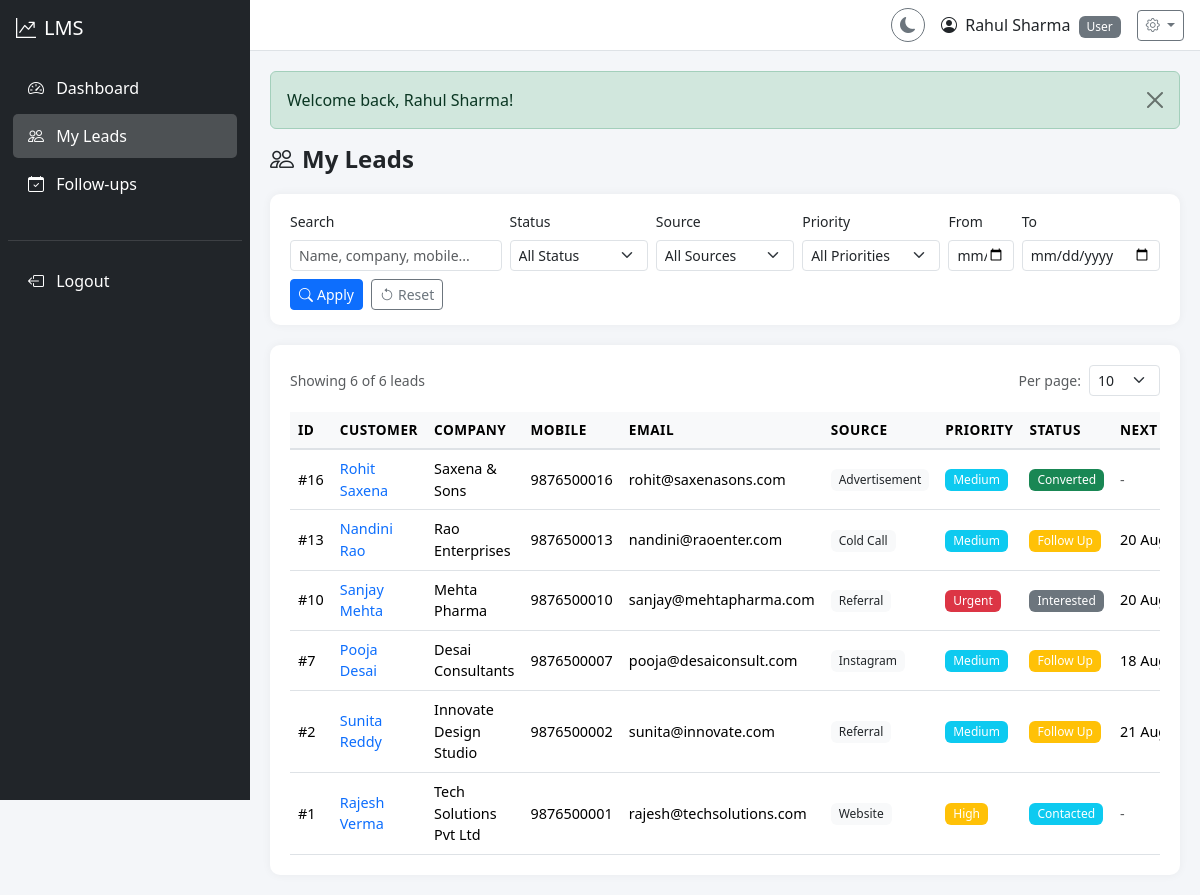
The page /user/leads/index.php (signed in) on the database its author committed.
### tables this page shows
CREATE TABLE `leads` (
    `id` INT UNSIGNED NOT NULL AUTO_INCREMENT,
    `customer_name` VARCHAR(150) NOT NULL,
    `company_name` VARCHAR(150) DEFAULT NULL,
    `mobile` VARCHAR(20) NOT NULL,
    `email` VARCHAR(150) DEFAULT NULL,
    `lead_source` VARCHAR(50) NOT NULL,
    `product_service` VARCHAR(255) NOT NULL,
    `priority` ENUM('Low','Medium','High','Urgent') NOT NULL DEFAULT 'Medium',
    `assigned_user_id` INT UNSIGNED DEFAULT NULL,
    `lead_status` ENUM('New','Contacted','Follow Up','Interested','Converted','Not Interested','Lost') NOT NULL DEFAULT 'New',
    `remarks` TEXT DEFAULT NULL,
    `created_by` INT UNSIGNED NOT NULL,
    `created_at` DATETIME NOT NULL DEFAULT CURRENT_TIMESTAMP,
    `updated_at` DATETIME NOT NULL DEFAULT CURRENT_TIMESTAMP ON UPDATE CURRENT_TIMESTAMP,
    `deleted_at` DATETIME DEFAULT NULL,
    PRIMARY KEY (`id`),
    KEY `idx_leads_assigned_user` (`assigned_user_id`),
    KEY `idx_leads_created_by` (`created_by`),
    KEY `idx_leads_status` (`lead_status`),
    KEY `idx_leads_source` (`lead_source`),
    KEY `idx_leads_priority` (`priority`),
    KEY `idx_leads_created_at` (`created_at`),
    KEY `idx_leads_email` (`email`),
    KEY `idx_leads_mobile` (`mobile`),
    KEY `idx_leads_deleted_at` (`deleted_at`),
    CONSTRAINT `fk_leads_assigned_user` FOREIGN KEY (`assigned_user_id`) REFERENCES `users` (`id`) ON DELETE SET NULL,
    CONSTRAINT `fk_leads_created_by` FOREIGN KEY (`created_by`) REFERENCES `users` (`id`) ON DELETE CASCADE
);

### user/leads/index.php (the view, shortened to what this page needs)
<?php
$db = getDBConnection();
$userId = $_SESSION['user_id'];
$search = trim($_GET['search'] ?? '');
$dateFrom = $_GET['date_from'] ?? '';
$dateTo = $_GET['date_to'] ?? '';
$page = max(1, intval($_GET['page'] ?? 1));
$perPage = intval($_GET['per_page'] ?? 10);
$perPage = in_array($perPage, [10, 25, 50, 100]) ? $perPage : 10;
$where = ["l.deleted_at IS NULL", "l.assigned_user_id = ?"];
$params = [$userId];
$whereClause = implode(' AND ', $where);
$countStmt = $db->prepare("SELECT COUNT(*) FROM leads l WHERE $whereClause");
$countStmt->execute($params);
$totalRecords = $countStmt->fetchColumn();
$totalPages = max(1, ceil($totalRecords / $perPage));
$page = min($page, $totalPages);
$offset = ($page - 1) * $perPage;
$stmt = $db->prepare("
    SELECT l.*,
           (SELECT MAX(f.next_follow_up_date) FROM follow_ups f WHERE f.lead_id = l.id AND f.status = 'Pending' AND f.next_follow_up_date IS NOT NULL) as next_followup
    FROM leads l
    WHERE $whereClause
    ORDER BY l.created_at DESC
    LIMIT ? OFFSET ?
");
$allParams = array_merge($params, [$perPage, $offset]);
$stmt->execute($allParams);
$leads = $stmt->fetchAll();
require_once __DIR__ . '/../../includes/header.php';
require_once __DIR__ . '/../../includes/sidebar.php';
?>
<div class="content-wrapper">
    <?php require_once __DIR__ . '/../../includes/navbar.php'; ?>
    <div class="content">
        <?php $flash = getFlashMessage(); if ($flash): ?>
        <div class="alert alert-<?= $flash['type'] === 'error' ? 'danger' : $flash['type'] ?> alert-dismissible fade show" role="alert">
            <?= escape($flash['message']) ?>
            <button type="button" class="btn-close" data-bs-dismiss="alert"></button>
        </div>
        <?php endif; ?>
        <div class="page-header">
            <h4><i class="bi bi-people me-2"></i>My Leads</h4>
        </div>
        <div class="filter-container">
            <form method="GET" action="">
                <div class="row g-2 align-items-end">
                    <div class="col-md-3 col-sm-6">
                        <label class="form-label small">Search</label>
                        <input type="text" class="form-control form-control-sm" name="search" placeholder="Name, company, mobile..." value="<?= escape($search) ?>">
                    </div>
                    <div class="col-md-2 col-sm-6">
                        <label class="form-label small">Status</label>
                        <select class="form-select form-select-sm" name="status">
                            <option value="">All Status</option>
                        </select>
                    </div>
                    <div class="col-md-2 col-sm-6">
                        <label class="form-label small">Source</label>
                        <select class="form-select form-select-sm" name="source">
                            <option value="">All Sources</option>
                        </select>
                    </div>
                    <div class="col-md-2 col-sm-6">
                        <label class="form-label small">Priority</label>
                        <select class="form-select form-select-sm" name="priority">
                            <option value="">All Priorities</option>
                        </select>
                    </div>
                    <div class="col-md-1 col-sm-6">
                        <label class="form-label small">From</label>
                        <input type="date" class="form-control form-control-sm" name="date_from" value="<?= escape($dateFrom) ?>">
                    </div>
                    <div class="col-md-2 col-sm-6">
                        <label class="form-label small">To</label>
                        <input type="date" class="form-control form-control-sm" name="date_to" value="<?= escape($dateTo) ?>">
                    </div>
                </div>
                <div class="mt-2 d-flex gap-2">
                    <button type="submit" class="btn btn-primary btn-sm"><i class="bi bi-search me-1"></i>Apply</button>
                    <a href="/LeadManagement/user/leads/index.php" class="btn btn-outline-secondary btn-sm"><i class="bi bi-arrow-counterclockwise me-1"></i>Reset</a>
                </div>
            </form>
        </div>
        <div class="table-container">
            <div class="d-flex justify-content-between align-items-center mb-3">
                <span class="text-muted small">Showing <?= count($leads) ?> of <?= $totalRecords ?> leads</span>
                <div class="d-flex align-items-center gap-2">
                    <label class="small text-muted">Per page:</label>
                    <select class="form-select form-select-sm" style="width: auto;" onchange="window.location.href=this.value">
                        <?php foreach ([10, 25, 50, 100] as $pp): ?>
                        <option value="?<?= http_build_query(array_merge($_GET, ['per_page' => $pp, 'page' => 1])) ?>" <?= $perPage === $pp ? 'selected' : '' ?>><?= $pp ?></option>
                        <?php endforeach; ?>
                    </select>
                </div>
            </div>
            <div class="table-responsive">
                <table class="table table-hover mb-0">
                    <thead>
                        <tr>
                            <th>ID</th>
                            <th>Customer</th>
                            <th>Company</th>
                            <th>Mobile</th>
                            <th>Email</th>
                            <th>Source</th>
                            <th>Priority</th>
                            <th>Status</th>
                            <th>Next Follow-up</th>
                        </tr>
                    </thead>
                    <tbody>
                        <?php if (empty($leads)): ?>
                        <tr><td colspan="10" class="text-center text-muted py-4">No leads found.</td></tr>
                        <?php else: ?>
                        <?php foreach ($leads as $lead): ?>
                        <tr>
                            <td>#<?= $lead['id'] ?></td>
                            <td><a href="/LeadManagement/user/leads/view.php?id=<?= $lead['id'] ?>" class="text-decoration-none fw-medium"><?= escape($lead['customer_name']) ?></a></td>
                            <td><?= escape($lead['company_name'] ?? '-') ?></td>
                            <td><?= escape($lead['mobile']) ?></td>
                            <td><?= escape($lead['email'] ?? '-') ?></td>
                            <td><span class="badge bg-light text-dark"><?= escape($lead['lead_source']) ?></span></td>
                            <td><?= getPriorityBadge($lead['priority']) ?></td>
                            <td><?= getLeadStatusBadge($lead['lead_status']) ?></td>
                            <td><?= $lead['next_followup'] ? formatDate($lead['next_followup']) : '<span class="text-muted">-</span>' ?></td>
                        </tr>
                        <?php endforeach; ?>
                        <?php endif; ?>
                    </tbody>
                </table>
            </div>
        </div>
    </div>
</div>
<?php require_once __DIR__ . '/../../includes/footer.php'; ?>

### includes/functions.php (shortened to what this page needs)
<?php
function escape($input) {
    return htmlspecialchars($input, ENT_QUOTES, 'UTF-8');
}
function getFlashMessage() {
    if (isset($_SESSION['flash_message'])) {
        $flash = $_SESSION['flash_message'];
        return $flash;
    }
    return null;
}
function getLeadStatusBadge($status) {
    $badges = [
        'New'            => 'primary',
        'Contacted'      => 'info',
        'Follow Up'      => 'warning',
        'Interested'     => 'secondary',
        'Converted'      => 'success',
        'Not Interested' => 'dark',
        'Lost'           => 'danger',
    ];
    $class = $badges[$status] ?? 'secondary';
    return '<span class="badge bg-' . $class . '">' . escape($status) . '</span>';
}
function getPriorityBadge($priority) {
    $badges = [
        'Low'    => 'success',
        'Medium' => 'info',
        'High'   => 'warning',
        'Urgent' => 'danger',
    ];
    $class = $badges[$priority] ?? 'secondary';
    return '<span class="badge bg-' . $class . '">' . escape($priority) . '</span>';
}
function formatDate($date) {
    return date('d M Y', strtotime($date));
}

### assets/css/style.css (style rules this page uses)
* { margin: 0; padding: 0; box-sizing: border-box; }
body { font-family: 'Segoe UI', Tahoma, Geneva, Verdana, sans-serif; background-color: #f4f6f9; overflow-x: hidden; transition: background-color 0.3s, color 0.3s; }
.content-wrapper { margin-left: 250px; width: calc(100% - 250px); min-height: 100vh; transition: all 0.3s; }
.content { padding: 20px; }
.table-container { background: white; border-radius: 10px; padding: 20px; box-shadow: 0 0 10px rgba(0, 0, 0, 0.05); }
.table thead th { background-color: #f8f9fa; border-bottom: 2px solid #dee2e6; font-weight: 600; font-size: 0.85rem; text-transform: uppercase; letter-spacing: 0.5px; white-space: nowrap; }
.table td { vertical-align: middle; font-size: 0.9rem; }
.filter-container { background: white; border-radius: 10px; padding: 15px 20px; margin-bottom: 20px; box-shadow: 0 0 10px rgba(0, 0, 0, 0.05); }
.page-header { display: flex; justify-content: space-between; align-items: center; margin-bottom: 20px; flex-wrap: wrap; gap: 10px; }
.page-header h4 { margin: 0; font-weight: 600; }
.badge { font-weight: 500; font-size: 0.75rem; padding: 5px 8px; }
.alert { animation: fadeInDown 0.3s ease; }

### rows shown on the page
leads: id "16", customer_name "Rohit Saxena", company_name "Saxena & Sons", mobile "9876500016", email "rohit@saxenasons.com", lead_source "Advertisement", priority "Medium", lead_status "Converted"
leads: id "13", customer_name "Nandini Rao", company_name "Rao Enterprises", mobile "9876500013", email "nandini@raoenter.com", lead_source "Cold Call", priority "Medium", lead_status "Follow Up", next_followup "20…"
leads: id "10", customer_name "Sanjay Mehta", company_name "Mehta Pharma", mobile "9876500010", email "sanjay@mehtapharma.com", lead_source "Referral", priority "Urgent", lead_status "Interested", next_followup "20…"
leads: id "7", customer_name "Pooja Desai", company_name "Desai Consultants", mobile "9876500007", email "pooja@desaiconsult.com", lead_source "Instagram", priority "Medium", lead_status "Follow Up", next_followup "18…"
leads: id "2", customer_name "Sunita Reddy", company_name "Innovate Design Studio", mobile "9876500002", email "sunita@innovate.com", lead_source "Referral", priority "Medium", lead_status "Follow Up", next_followup "21…"
leads: id "1", customer_name "Rajesh Verma", company_name "Tech Solutions Pvt Ltd", mobile "9876500001", email "rajesh@techsolutions.com", lead_source "Website", priority "High", lead_status "Contacted"

### other values the page prints
$_SESSION['user_name'] "Rahul Sharma"
$_SESSION['user_role'] "User"
$flash['message'] "Welcome back, Rahul Sharma!"
count($leads) "6"
$totalRecords "6"
form field value "10"
